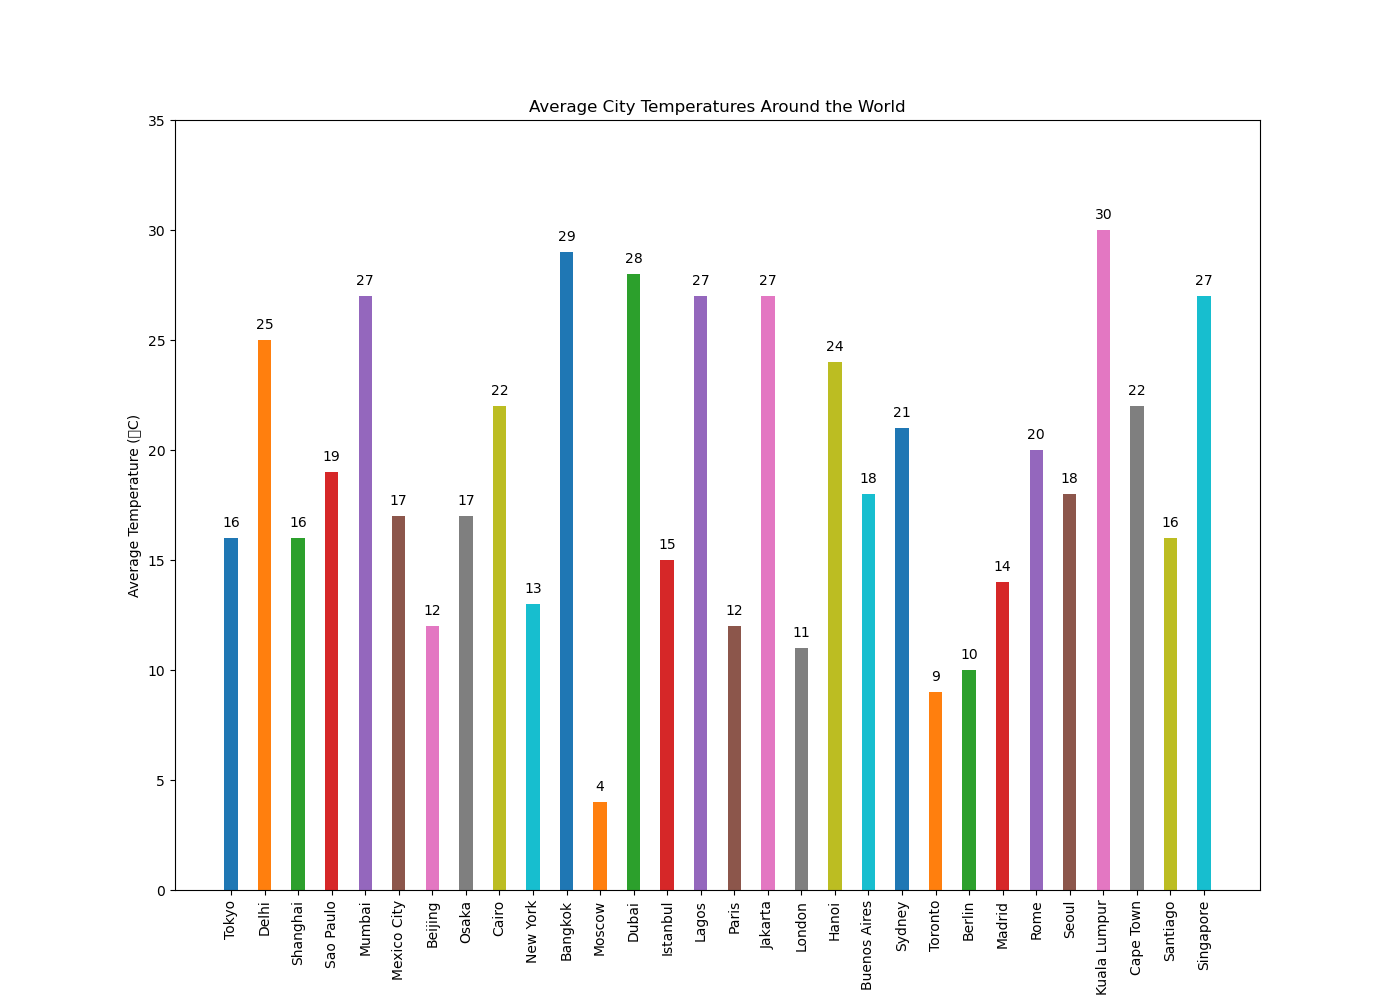

Reproduce this figure in Python.

import matplotlib.pyplot as plt

# Data
cities = ['Tokyo', 'Delhi', 'Shanghai', 'Sao Paulo', 'Mumbai', 'Mexico City',
          'Beijing', 'Osaka', 'Cairo', 'New York', 'Bangkok', 'Moscow',
          'Dubai', 'Istanbul', 'Lagos', 'Paris', 'Jakarta', 'London',
          'Hanoi', 'Buenos Aires', 'Sydney', 'Toronto', 'Berlin', 'Madrid',
          'Rome', 'Seoul', 'Kuala Lumpur', 'Cape Town', 'Santiago', 'Singapore']
temperatures = [16, 25, 16, 19, 27, 17, 12, 17, 22, 13, 29, 4,
                28, 15, 27, 12, 27, 11, 24, 18, 21, 9, 10, 14,
                20, 18, 30, 22, 16, 27]

# Modify the color scheme using specific color codes
colors = ['#1f77b4', '#ff7f0e', '#2ca02c', '#d62728', '#9467bd',
          '#8c564b', '#e377c2', '#7f7f7f', '#bcbd22', '#17becf',
          '#1f77b4', '#ff7f0e', '#2ca02c', '#d62728', '#9467bd',
          '#8c564b', '#e377c2', '#7f7f7f', '#bcbd22', '#17becf',
          '#1f77b4', '#ff7f0e', '#2ca02c', '#d62728', '#9467bd',
          '#8c564b', '#e377c2', '#7f7f7f', '#bcbd22', '#17becf', '#1f77b4']

# Change width of bars
bar_width = 0.4

# Change width and height of the chart
plt.figure(figsize=(14, 10))

# Change the direction of chart (vertical bar chart)
plt.bar(x=cities, height=temperatures, color=colors, width=bar_width)

# Change the band width for bars
for i, temp in enumerate(temperatures):
    plt.text(i, temp + 0.5, str(temp), ha='center')

# Change the topic, headline and data type of the chart
plt.ylabel('Average Temperature (°C)')
plt.title('Average City Temperatures Around the World')
plt.ylim(0, max(temperatures) + 5)  # Adjust the y-axis to fit the text
plt.xticks(rotation=90)

# Show the plot
plt.show()
